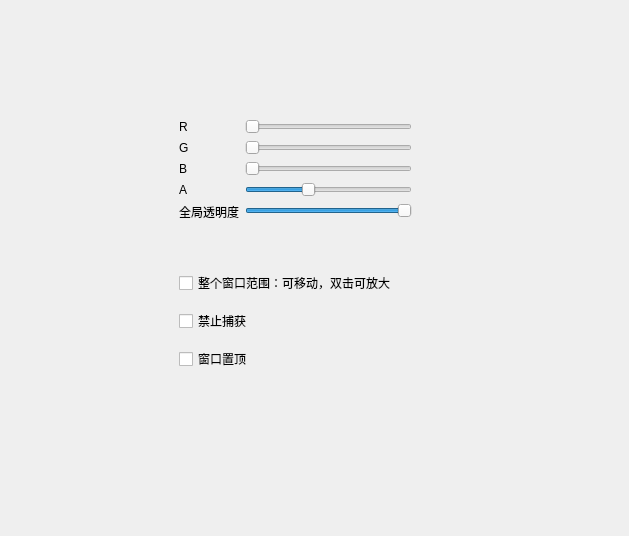
<?xml version="1.0" encoding="UTF-8"?>
<ui version="4.0">
 <class>Widget</class>
 <widget class="QWidget" name="Widget">
  <property name="geometry">
   <rect>
    <x>0</x>
    <y>0</y>
    <width>629</width>
    <height>536</height>
   </rect>
  </property>
  <property name="windowTitle">
   <string>Widget</string>
  </property>
  <widget class="QWidget" name="widget_4" native="true">
   <property name="geometry">
    <rect>
     <x>170</x>
     <y>110</y>
     <width>251</width>
     <height>281</height>
    </rect>
   </property>
   <layout class="QVBoxLayout" name="verticalLayout_2">
    <item>
     <widget class="QWidget" name="widget" native="true">
      <layout class="QFormLayout" name="formLayout">
       <item row="0" column="0">
        <widget class="QLabel" name="label_3">
         <property name="text">
          <string>R</string>
         </property>
        </widget>
       </item>
       <item row="0" column="1">
        <widget class="QSlider" name="horizontalSlider_3">
         <property name="maximum">
          <number>255</number>
         </property>
         <property name="orientation">
          <enum>Qt::Horizontal</enum>
         </property>
        </widget>
       </item>
       <item row="1" column="0">
        <widget class="QLabel" name="label_4">
         <property name="text">
          <string>G</string>
         </property>
        </widget>
       </item>
       <item row="1" column="1">
        <widget class="QSlider" name="horizontalSlider_4">
         <property name="maximum">
          <number>255</number>
         </property>
         <property name="orientation">
          <enum>Qt::Horizontal</enum>
         </property>
        </widget>
       </item>
       <item row="2" column="0">
        <widget class="QLabel" name="label_5">
         <property name="text">
          <string>B</string>
         </property>
        </widget>
       </item>
       <item row="2" column="1">
        <widget class="QSlider" name="horizontalSlider_5">
         <property name="maximum">
          <number>255</number>
         </property>
         <property name="orientation">
          <enum>Qt::Horizontal</enum>
         </property>
        </widget>
       </item>
       <item row="3" column="0">
        <widget class="QLabel" name="label_2">
         <property name="text">
          <string>A</string>
         </property>
        </widget>
       </item>
       <item row="3" column="1">
        <widget class="QSlider" name="horizontalSlider_2">
         <property name="minimum">
          <number>10</number>
         </property>
         <property name="maximum">
          <number>255</number>
         </property>
         <property name="value">
          <number>100</number>
         </property>
         <property name="orientation">
          <enum>Qt::Horizontal</enum>
         </property>
        </widget>
       </item>
       <item row="4" column="1">
        <widget class="QSlider" name="horizontalSlider">
         <property name="minimum">
          <number>10</number>
         </property>
         <property name="value">
          <number>99</number>
         </property>
         <property name="orientation">
          <enum>Qt::Horizontal</enum>
         </property>
        </widget>
       </item>
       <item row="4" column="0">
        <widget class="QLabel" name="label">
         <property name="text">
          <string>全局透明度</string>
         </property>
        </widget>
       </item>
      </layout>
     </widget>
    </item>
    <item>
     <widget class="QWidget" name="widget_3" native="true">
      <layout class="QVBoxLayout" name="verticalLayout">
       <item>
        <widget class="QCheckBox" name="checkBox">
         <property name="text">
          <string>整个窗口范围：可移动，双击可放大</string>
         </property>
        </widget>
       </item>
       <item>
        <widget class="QCheckBox" name="checkBox_3">
         <property name="text">
          <string>禁止捕获</string>
         </property>
        </widget>
       </item>
       <item>
        <widget class="QCheckBox" name="checkBox_2">
         <property name="text">
          <string>窗口置顶</string>
         </property>
        </widget>
       </item>
      </layout>
     </widget>
    </item>
   </layout>
  </widget>
 </widget>
 <resources/>
 <connections/>
</ui>
